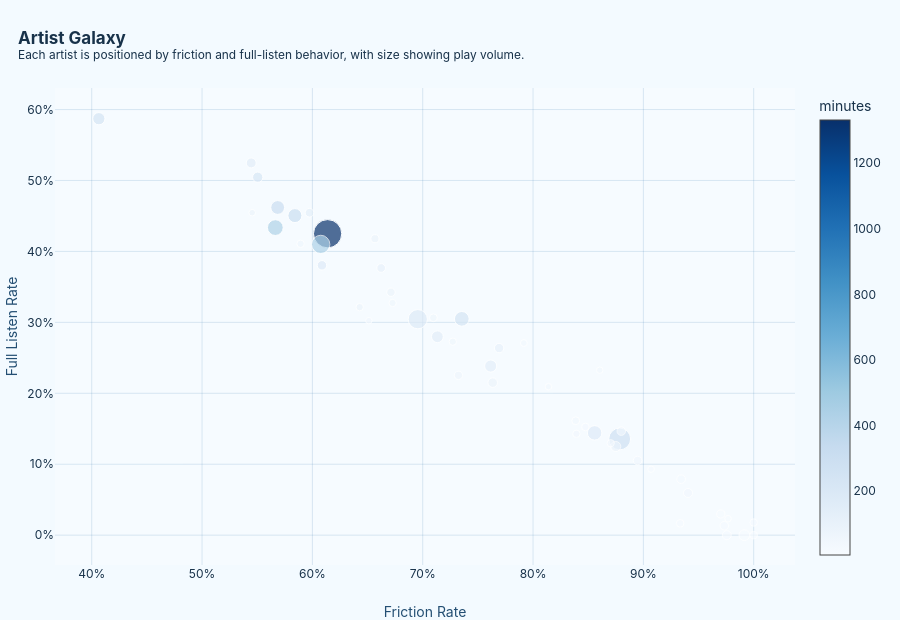

This figure's notebook cell:
### Code cell
if has_cols(artists, ["artist", "plays", "full_rate", "friction_rate", "minutes"]):
    artist_view = artists.sort_values("plays", ascending=False).head(50).copy()

    chart = plot.scatter(
        artist_view,
        x="friction_rate",
        y="full_rate",
        size="plays",
        color="minutes",
        color_continuous_scale="Blues",
        hover_name="artist",
        hover_data=["tracks", "albums", "genres", "active_days", "source_top"],
    )

    chart.update_xaxes(tickformat=".0%", title="Friction Rate")
    chart.update_yaxes(tickformat=".0%", title="Full Listen Rate")

    show_chart(
        chart,
        "artist_galaxy",
        "Artist Galaxy",
        "Each artist is positioned by friction and full-listen behavior, with size showing play volume.",
        620,
    )

    show_table(artists.sort_values("plays", ascending=False), "Core Artists", 20)

    print(f"My most played artist, shockingly, is {top_artist}.")

### Figure 1 — Plotly figure (JSON) as saved in the notebook; plotly's stock layout.template omitted (floating-point values rounded to 4 significant figures; data arrays with more than 128 entries replaced by an {"elided": "..."} marker saying what was removed)
{"data": [{"customdata": {"elided": "50x5 mixed values"}, "hovertemplate": "<b>%{hovertext}</b><br><br>friction_rate=%{x}<br>full_rate=%{y}<br>plays=%{marker.size}<br>tracks=%{customdata[0]}<br>albums=%{customdata[1]}<br>genres=%{customdata[2]}<br>active_days=%{customdata[3]}<br>source_top=%{customdata[4]}<br>minutes=%{marker.color}<extra></extra>", "hovertext": ["ATEEZ", "Unknown Artist", "Spiritual Concepts", "Yves", "XG", "IVE", "The Weeknd", "ITZY", "aespa", "ILLIT", "Red Velvet", "SEVENTEEN", "The Marías", "THE BOYZ", "FKA twigs", "JURIN ASAYA & Rapsody", "DPR IAN", "Bring Me The Horizon", "Florence + the Machine", "Vanilla", "Kendrick Lamar", "Xdinary Heroes", "Lady Gaga", "Ariana Grande", "BTS", "Lexie Liu", "Aphex Twin", "Stray Kids", "ARTMS", "NMIXX", "Hans Zimmer", "SZA", "Charli xcx", "Jhené Aiko", "Fiona Apple", "Amaarae", "NCT 127", "Eximo Blue", "Paramore", "Lana Del Rey", "LE SSERAFIM", "Tinashe", "LOONA", "Mitski", "Frank Ocean", "Cynthia Erivo", "SOPHIE", "Rina Sawayama", "Taylor Swift", "BABYMONSTER"], "legendgroup": "", "marker": {"color": [1332.0, 281.3, 187.8, 448.3, 438.0, 243.7, 177.0, 306.7, 312.5, 248.2, 139.7, 151.3, 13.23, 217.7, 86.98, 149.9, 84.99, 178.1, 107.9, 46.17, 21.88, 131.7, 114.3, 52.82, 30.51, 55.49, 27.78, 78.21, 62.47, 86.2, 12.91, 36.84, 59.49, 4.985, 21.83, 31.55, 82.57, 56.62, 41.88, 24.24, 61.6, 58.54, 41.72, 40.61, 86.88, 10.0, 23.74, 36.8, 40.72, 53.21], "coloraxis": "coloraxis", "size": [826, 494, 381, 344, 256, 223, 215, 202, 197, 155, 151, 143, 118, 109, 104, 101, 93, 92, 91, 84, 82, 77, 77, 76, 76, 75, 75, 73, 71, 67, 67, 62, 62, 61, 60, 59, 56, 56, 56, 56, 55, 55, 54, 48, 44, 43, 43, 43, 43, 43], "sizemode": "area", "sizeref": 2.065, "symbol": "circle"}, "mode": "markers", "name": "", "orientation": "v", "showlegend": false, "type": "scatter", "x": [0.6138, 0.8785, 0.6955, 0.6076, 0.5664, 0.7354, 0.8558, 0.5842, 0.5685, 0.4065, 0.7616, 0.7133, 0.9915, 0.5505, 0.875, 0.5446, 0.7634, 0.6087, 0.7692, 0.9405, 0.9756, 0.5974, 0.6623, 0.8947, 0.9342, 0.88, 0.9733, 0.6712, 0.7324, 0.6567, 0.9701, 0.8387, 0.7097, 1.0, 0.9333, 0.8475, 0.6429, 0.5893, 0.8393, 1.0, 0.6727, 0.7273, 0.8704, 0.7917, 0.5455, 0.9767, 0.907, 0.8605, 0.814, 0.6512], "xaxis": "x", "y": [0.4249, 0.1356, 0.3045, 0.4099, 0.4336, 0.3049, 0.1442, 0.4505, 0.4619, 0.5871, 0.2384, 0.2797, 0.0, 0.5046, 0.125, 0.5248, 0.2151, 0.3804, 0.2637, 0.05952, 0.0, 0.4545, 0.3766, 0.1053, 0.07895, 0.1467, 0.01333, 0.3425, 0.2254, 0.4179, 0.02985, 0.1613, 0.3065, 0.0, 0.01667, 0.1525, 0.3214, 0.4107, 0.1429, 0.01786, 0.3273, 0.2727, 0.1296, 0.2708, 0.4545, 0.02326, 0.09302, 0.2326, 0.2093, 0.3023], "yaxis": "y"}], "layout": {"coloraxis": {"colorbar": {"title": {"text": "minutes"}}, "colorscale": [[0, "rgb(247,251,255)"], [0.125, "rgb(222,235,247)"], [0.25, "rgb(198,219,239)"], [0.375, "rgb(158,202,225)"], [0.5, "rgb(107,174,214)"], [0.625, "rgb(66,146,198)"], [0.75, "rgb(33,113,181)"], [0.875, "rgb(8,81,156)"], [1, "rgb(8,48,107)"]]}, "height": 620, "hoverlabel": {"bgcolor": "rgba(241, 249, 255, 0.96)", "bordercolor": "#7dbde8", "font": {"family": "Inter, Segoe UI, Arial", "size": 12}}, "legend": {"itemsizing": "constant", "orientation": "h", "tracegroupgap": 0, "x": 1, "xanchor": "right", "y": 1.02, "yanchor": "bottom"}, "margin": {"b": 55, "l": 55, "r": 35, "t": 88}, "title": {"text": "<b>Artist Galaxy</b><br><sup>Each artist is positioned by friction and full-listen behavior, with size showing play volume.</sup>", "x": 0.02, "xanchor": "left"}, "xaxis": {"anchor": "y", "domain": [0, 1], "gridcolor": "rgba(52, 119, 172, 0.16)", "showgrid": true, "tickformat": ".0%", "title": {"font": {"color": "#244f73"}, "text": "Friction Rate"}, "zeroline": false}, "yaxis": {"anchor": "x", "domain": [0, 1], "gridcolor": "rgba(52, 119, 172, 0.16)", "showgrid": true, "tickformat": ".0%", "title": {"font": {"color": "#244f73"}, "text": "Full Listen Rate"}, "zeroline": false}}}
